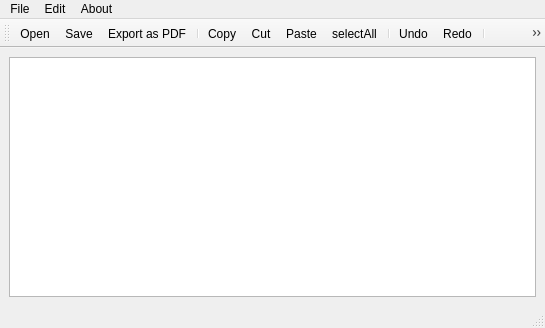
<?xml version="1.0" encoding="UTF-8"?>
<ui version="4.0">
 <class>MainWindow</class>
 <widget class="QMainWindow" name="MainWindow">
  <property name="geometry">
   <rect>
    <x>0</x>
    <y>0</y>
    <width>545</width>
    <height>328</height>
   </rect>
  </property>
  <property name="windowTitle">
   <string>MainWindow</string>
  </property>
  <widget class="QWidget" name="centralwidget">
   <layout class="QVBoxLayout" name="verticalLayout">
    <item>
     <widget class="QTextEdit" name="textEdit">
      <property name="verticalScrollBarPolicy">
       <enum>Qt::ScrollBarPolicy::ScrollBarAsNeeded</enum>
      </property>
      <property name="sizeAdjustPolicy">
       <enum>QAbstractScrollArea::SizeAdjustPolicy::AdjustToContents</enum>
      </property>
     </widget>
    </item>
   </layout>
  </widget>
  <widget class="QMenuBar" name="menubar">
   <property name="geometry">
    <rect>
     <x>0</x>
     <y>0</y>
     <width>545</width>
     <height>22</height>
    </rect>
   </property>
   <widget class="QMenu" name="menuFile">
    <property name="title">
     <string>File</string>
    </property>
    <addaction name="actionOpen"/>
    <addaction name="actionSave"/>
    <addaction name="actionExport_as_PDF"/>
    <addaction name="separator"/>
    <addaction name="actionQuit"/>
   </widget>
   <widget class="QMenu" name="menuEdit">
    <property name="title">
     <string>Edit</string>
    </property>
    <addaction name="actionCopy"/>
    <addaction name="actionCut"/>
    <addaction name="actionPaste"/>
    <addaction name="separator"/>
    <addaction name="actionUndo"/>
    <addaction name="actionRedo"/>
    <addaction name="separator"/>
    <addaction name="settingsAction"/>
   </widget>
   <widget class="QMenu" name="menuAbout">
    <property name="title">
     <string>About</string>
    </property>
    <addaction name="actionAbout"/>
   </widget>
   <addaction name="menuFile"/>
   <addaction name="menuEdit"/>
   <addaction name="menuAbout"/>
  </widget>
  <widget class="QStatusBar" name="statusbar"/>
  <widget class="QToolBar" name="toolBar">
   <property name="windowTitle">
    <string>toolBar</string>
   </property>
   <attribute name="toolBarArea">
    <enum>TopToolBarArea</enum>
   </attribute>
   <attribute name="toolBarBreak">
    <bool>false</bool>
   </attribute>
   <addaction name="actionOpen"/>
   <addaction name="actionSave"/>
   <addaction name="actionExport_as_PDF"/>
   <addaction name="separator"/>
   <addaction name="actionCopy"/>
   <addaction name="actionCut"/>
   <addaction name="actionPaste"/>
   <addaction name="actionSelectAll"/>
   <addaction name="separator"/>
   <addaction name="actionUndo"/>
   <addaction name="actionRedo"/>
   <addaction name="separator"/>
   <addaction name="settingsAction"/>
   <addaction name="actionAbout"/>
   <addaction name="actionQuit"/>
  </widget>
  <action name="actionQuit">
   <property name="icon">
    <iconset resource="icons.qrc">
     <normaloff>:/images/shutdown.png</normaloff>:/images/shutdown.png</iconset>
   </property>
   <property name="text">
    <string>Quit</string>
   </property>
  </action>
  <action name="actionCopy">
   <property name="icon">
    <iconset resource="icons.qrc">
     <normaloff>:/images/copy.png</normaloff>:/images/copy.png</iconset>
   </property>
   <property name="text">
    <string>Copy</string>
   </property>
  </action>
  <action name="actionCut">
   <property name="icon">
    <iconset resource="icons.qrc">
     <normaloff>:/images/scissors.png</normaloff>:/images/scissors.png</iconset>
   </property>
   <property name="text">
    <string>Cut</string>
   </property>
  </action>
  <action name="actionPaste">
   <property name="icon">
    <iconset resource="icons.qrc">
     <normaloff>:/images/paste.png</normaloff>:/images/paste.png</iconset>
   </property>
   <property name="text">
    <string>Paste</string>
   </property>
  </action>
  <action name="actionUndo">
   <property name="icon">
    <iconset>
     <normalon>:/images/undo.png</normalon>
    </iconset>
   </property>
   <property name="text">
    <string>Undo</string>
   </property>
  </action>
  <action name="actionRedo">
   <property name="icon">
    <iconset resource="icons.qrc">
     <normaloff>:/images/redo.png</normaloff>:/images/redo.png</iconset>
   </property>
   <property name="text">
    <string>Redo</string>
   </property>
  </action>
  <action name="actionAbout">
   <property name="icon">
    <iconset resource="icons.qrc">
     <normaloff>:/images/support.png</normaloff>:/images/support.png</iconset>
   </property>
   <property name="text">
    <string>About</string>
   </property>
  </action>
  <action name="actionOpen">
   <property name="icon">
    <iconset resource="icons.qrc">
     <normaloff>:/images/open-folder.png</normaloff>:/images/open-folder.png</iconset>
   </property>
   <property name="text">
    <string>Open</string>
   </property>
  </action>
  <action name="actionSave">
   <property name="icon">
    <iconset resource="icons.qrc">
     <normaloff>:/images/save.png</normaloff>:/images/save.png</iconset>
   </property>
   <property name="text">
    <string>Save</string>
   </property>
  </action>
  <action name="actionExport_as_PDF">
   <property name="icon">
    <iconset resource="icons.qrc">
     <normaloff>:/images/save_as_pdf.png</normaloff>:/images/save_as_pdf.png</iconset>
   </property>
   <property name="text">
    <string>Export as PDF</string>
   </property>
  </action>
  <action name="actionSelectAll">
   <property name="icon">
    <iconset resource="icons.qrc">
     <normaloff>:/images/selectAll.png</normaloff>:/images/selectAll.png</iconset>
   </property>
   <property name="text">
    <string>selectAll</string>
   </property>
   <property name="toolTip">
    <string>select All [Ctr+A]</string>
   </property>
   <property name="menuRole">
    <enum>QAction::MenuRole::NoRole</enum>
   </property>
  </action>
  <action name="settingsAction">
   <property name="icon">
    <iconset resource="icons.qrc">
     <normaloff>:/images/settings.png</normaloff>:/images/settings.png</iconset>
   </property>
   <property name="text">
    <string>Settings</string>
   </property>
   <property name="toolTip">
    <string>Settings</string>
   </property>
   <property name="menuRole">
    <enum>QAction::MenuRole::NoRole</enum>
   </property>
  </action>
 </widget>
 <resources>
  <include location="icons.qrc"/>
 </resources>
 <connections/>
</ui>
